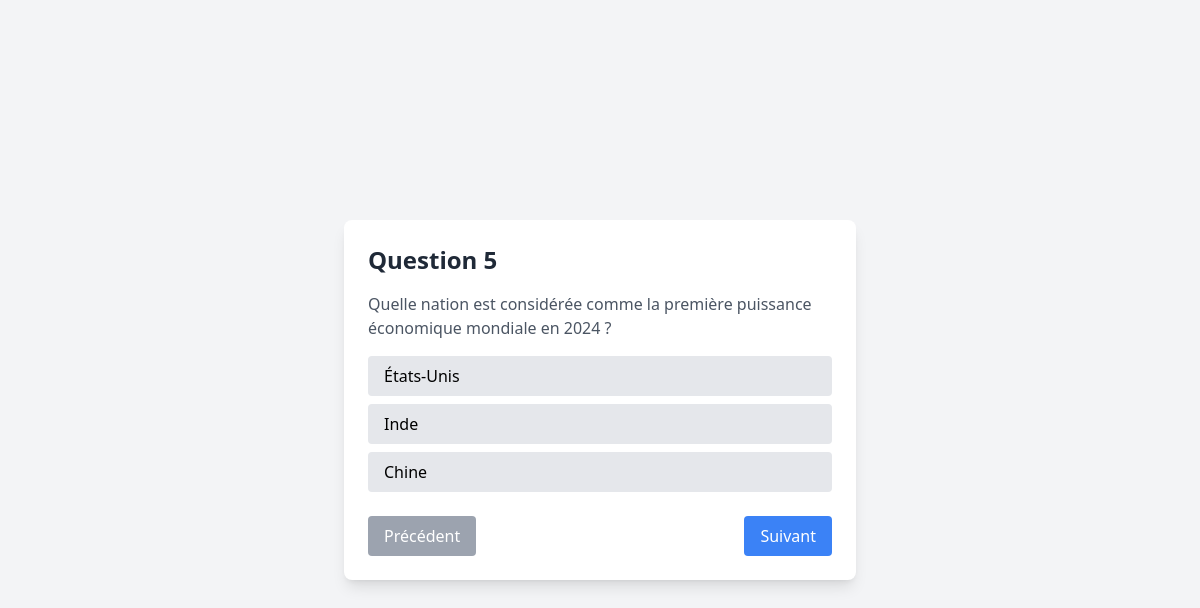
The app's page /home/questionnaires/3/questions/ with its own data.
### quiz/models.py (models this page shows, shortened)
class Question(models.Model):
    id_question = models.AutoField(primary_key=True)
    texte = models.TextField()
    questionnaire = models.ForeignKey(
        Questionnaire, on_delete=models.CASCADE, related_name="questions"
    )

class Choix(models.Model):
    id_choix = models.AutoField(primary_key=True)
    texte = models.CharField(max_length=255)
    est_correct = models.BooleanField(default=False)
    question = models.ForeignKey(
        Question, on_delete=models.CASCADE, related_name="choix"
    )

### quiz/views.py (the view)
# urls.py: path("questionnaires/<int:questionnaire_id>/questions/", views.questions_by_questionnaire, name="questions_by_questionnaire"),
def questions_by_questionnaire(request, questionnaire_id):
    questionnaire = get_object_or_404(Questionnaire, id_questionnaire=questionnaire_id)
    questions = questionnaire.questions.prefetch_related('choix').all()
    return render(request, "questions/questions.html", {
        "questionnaire": questionnaire,
        "questions": questions,
    })

### quiz/templates/questions/questions.html (shortened to what this page needs)
<!DOCTYPE html>
<html lang="fr">
<head>
  <script src="https://cdn.tailwindcss.com"></script>
</head>
<body class="bg-gray-100 min-h-screen flex flex-col justify-center items-center">
  <div class="max-w-lg bg-white shadow-lg rounded-lg p-6 relative">
    {% for question in questions %}
      <div class="question" id="question-{{ forloop.counter }}" style="display: {% if forloop.first %}block{% else %}none{% endif %};">
        <h1 class="text-2xl font-bold text-gray-800 mb-4">Question {{ question.id_question }}</h1>
        <p class="text-gray-600 mb-4" id="question">{{ question.texte }}</p>
        <ul class="space-y-2">
          {% for choix in question.choix.all %}
            <li>
              <button
                class="block w-full bg-gray-200 hover:bg-gray-300 text-left px-4 py-2 rounded"
                onclick="checkAnswer(this, {{ choix.est_correct|yesno:'true,false' }}, {{ forloop.parentloop.counter }})">
                {{ choix.texte }}
              </button>
            </li>
          {% endfor %}
        </ul>
      </div>
    {% endfor %}
    <div class="navigation flex justify-between mt-6">
      <button id="prev" onclick="prevQuestion()" disabled class="bg-gray-400 text-white py-2 px-4 rounded hover:bg-gray-500">
        Précédent
      </button>
      <button id="next" onclick="nextQuestion()" class="bg-blue-500 text-white py-2 px-4 rounded hover:bg-blue-600">
        Suivant
      </button>
    </div>
  </div>
</body>
</html>

### records on screen
Question: id_question "5", texte "Quelle nation est considérée comme la première puissance économique mondiale en 2024 ?"
Choix: texte "États-Unis"
Choix: texte "Inde"
Choix: texte "Chine"
